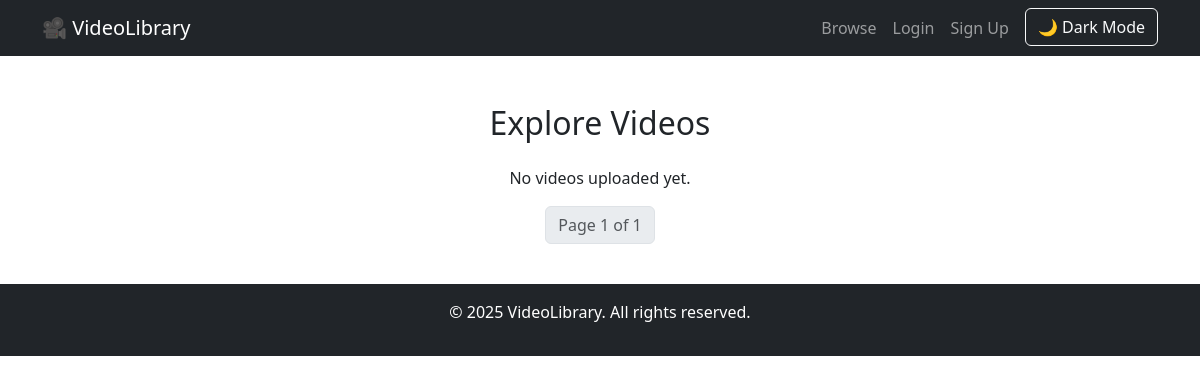
/videos/browse/, run on an earlier commit of the app's database.
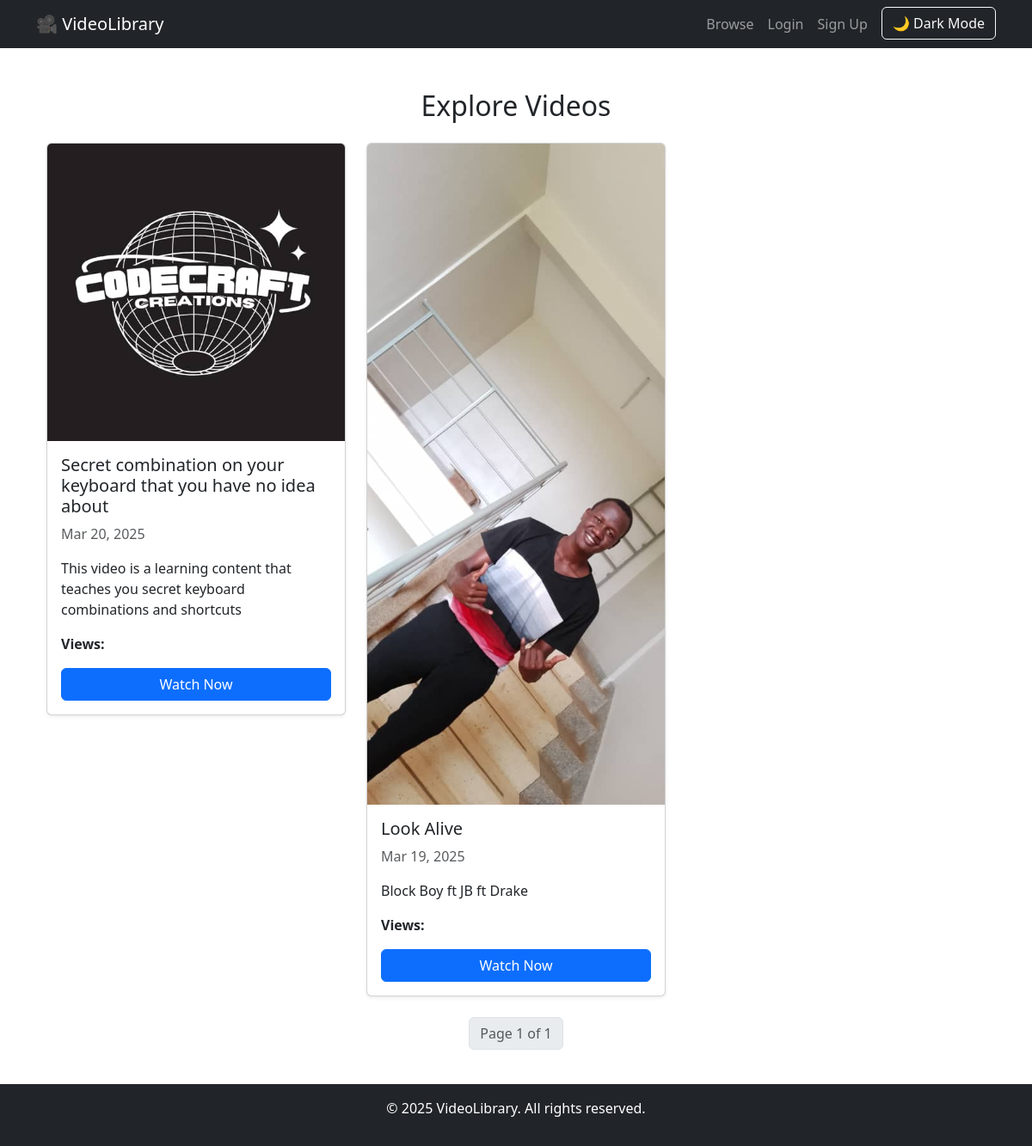
And on a later commit of the database.
### Video/models.py (models this page shows, shortened)
class Video(models.Model):
    title = models.CharField(max_length=255)
    description = models.TextField(blank=True, null=True)
    file = models.FileField(upload_to='videos/')
    thumbnail = models.ImageField(upload_to='thumbnails/', blank=True, null=True)
    category = models.CharField(max_length=100, choices=[
        ('Music', 'Music'),
        ('Sports', 'Sports'),
        ('Education', 'Education'),
        ('Movies', 'Movies'),
    ], default='Education')
    uploaded_by = models.ForeignKey(User, on_delete=models.CASCADE)
    uploaded_at = models.DateTimeField(auto_now_add=True)

### Video/views.py (the view)
# urls.py: path('browse/', browse_videos, name='browse_videos'),
def browse_videos(request):
    videos = Video.objects.all().order_by('-uploaded_at')
    paginator = Paginator(videos, 9)  # Show 9 videos per page
    page_number = request.GET.get('page')
    page_obj = paginator.get_page(page_number)
    return render(request, 'video/browse.html', {'page_obj': page_obj})

### Video/templates/video/browse.html (shortened to what this page needs)
{% extends "base.html" %}
{% load static %}
{% block content %}
<div class="container mt-5">
    <h2 class="text-center mb-4">Explore Videos</h2>
    <div class="row">
        {% for video in page_obj %}
        <div class="col-md-4 mb-4">
            <div class="card shadow-sm">
                <a href="{% url 'video_detail' video.id %}">
                    <img src="{{ video.thumbnail.url }}" class="card-img-top" alt="{{ video.title }}">
                </a>
                <div class="card-body">
                    <h5 class="card-title">{{ video.title }}</h5>
                    <p class="text-muted">{{ video.uploaded_at|date:"M d, Y" }}</p>
                    <p class="card-text">{{ video.description|truncatewords:15 }}</p>
                    <p><strong>Views:</strong> {{ video.views }}</p>
                    <a href="{% url 'video_detail' video.id %}" class="btn btn-primary w-100">Watch Now</a>
                </div>
            </div>
        </div>
        {% empty %}
        <p class="text-center">No videos uploaded yet.</p>
        {% endfor %}
    </div>
    <nav class="d-flex justify-content-center">
        <ul class="pagination">
            <li class="page-item disabled"><a class="page-link">Page {{ page_obj.number }} of {{ page_obj.paginator.num_pages }}</a></li>
        </ul>
    </nav>
</div>
{% endblock %}

What changed in the data, as far as the page shows it:
added Video: thumbnail (picture), title "Secret combination on your keyboard that you have no idea about", uploaded_at "Mar 20, 2025", description "This video is a learning content that teaches you secret keyboard combinations and shortcuts"
added Video: thumbnail (picture), title "Look Alive", uploaded_at "Mar 19, 2025", description "Block Boy ft JB ft Drake"
Also different on the page:
text no longer shown: "No videos uploaded yet."
